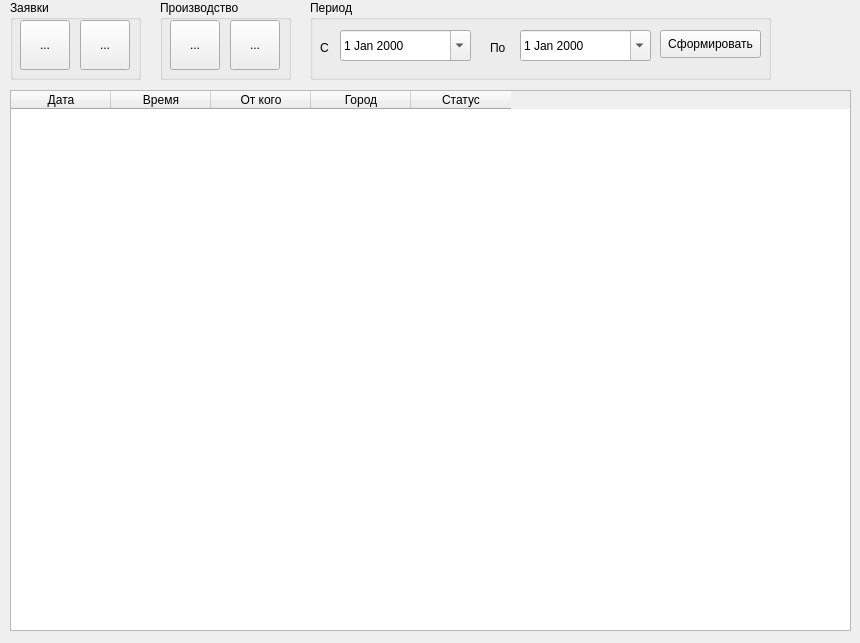
<?xml version="1.0" encoding="UTF-8"?>
<ui version="4.0">
 <class>AllOrders</class>
 <widget class="QWidget" name="AllOrders">
  <property name="geometry">
   <rect>
    <x>0</x>
    <y>0</y>
    <width>860</width>
    <height>643</height>
   </rect>
  </property>
  <property name="windowTitle">
   <string>Заявки</string>
  </property>
  <widget class="QGroupBox" name="groupBox">
   <property name="geometry">
    <rect>
     <x>10</x>
     <y>0</y>
     <width>131</width>
     <height>80</height>
    </rect>
   </property>
   <property name="title">
    <string>Заявки</string>
   </property>
   <widget class="QToolButton" name="newOrder">
    <property name="geometry">
     <rect>
      <x>10</x>
      <y>20</y>
      <width>50</width>
      <height>50</height>
     </rect>
    </property>
    <property name="text">
     <string>...</string>
    </property>
    <property name="icon">
     <iconset>
      <normaloff>venv/icons/new-product.png</normaloff>venv/icons/new-product.png</iconset>
    </property>
    <property name="iconSize">
     <size>
      <width>40</width>
      <height>40</height>
     </size>
    </property>
   </widget>
   <widget class="QToolButton" name="editOrder">
    <property name="geometry">
     <rect>
      <x>70</x>
      <y>20</y>
      <width>50</width>
      <height>50</height>
     </rect>
    </property>
    <property name="text">
     <string>...</string>
    </property>
    <property name="icon">
     <iconset>
      <normaloff>venv/icons/edit-product.png</normaloff>venv/icons/edit-product.png</iconset>
    </property>
    <property name="iconSize">
     <size>
      <width>40</width>
      <height>40</height>
     </size>
    </property>
   </widget>
  </widget>
  <widget class="QTableWidget" name="ordersTable">
   <property name="geometry">
    <rect>
     <x>10</x>
     <y>90</y>
     <width>841</width>
     <height>541</height>
    </rect>
   </property>
   <column>
    <property name="text">
     <string>Дата</string>
    </property>
   </column>
   <column>
    <property name="text">
     <string>Время</string>
    </property>
   </column>
   <column>
    <property name="text">
     <string>От кого</string>
    </property>
   </column>
   <column>
    <property name="text">
     <string>Город</string>
    </property>
   </column>
   <column>
    <property name="text">
     <string>Статус</string>
    </property>
   </column>
  </widget>
  <widget class="QGroupBox" name="groupBox_2">
   <property name="geometry">
    <rect>
     <x>160</x>
     <y>0</y>
     <width>131</width>
     <height>80</height>
    </rect>
   </property>
   <property name="title">
    <string>Производство</string>
   </property>
   <widget class="QToolButton" name="toFactory">
    <property name="geometry">
     <rect>
      <x>10</x>
      <y>20</y>
      <width>50</width>
      <height>50</height>
     </rect>
    </property>
    <property name="text">
     <string>...</string>
    </property>
    <property name="icon">
     <iconset>
      <normaloff>venv/icons/factory.png</normaloff>venv/icons/factory.png</iconset>
    </property>
    <property name="iconSize">
     <size>
      <width>50</width>
      <height>50</height>
     </size>
    </property>
   </widget>
   <widget class="QToolButton" name="stopOrder">
    <property name="geometry">
     <rect>
      <x>70</x>
      <y>20</y>
      <width>50</width>
      <height>50</height>
     </rect>
    </property>
    <property name="text">
     <string>...</string>
    </property>
    <property name="icon">
     <iconset>
      <normaloff>venv/icons/otmena.png</normaloff>venv/icons/otmena.png</iconset>
    </property>
    <property name="iconSize">
     <size>
      <width>40</width>
      <height>40</height>
     </size>
    </property>
   </widget>
  </widget>
  <widget class="QGroupBox" name="groupBox_3">
   <property name="geometry">
    <rect>
     <x>310</x>
     <y>0</y>
     <width>461</width>
     <height>80</height>
    </rect>
   </property>
   <property name="title">
    <string>Период</string>
   </property>
   <widget class="QDateEdit" name="dateEdit">
    <property name="geometry">
     <rect>
      <x>30</x>
      <y>30</y>
      <width>131</width>
      <height>31</height>
     </rect>
    </property>
    <property name="calendarPopup">
     <bool>true</bool>
    </property>
   </widget>
   <widget class="QDateEdit" name="dateEdit_2">
    <property name="geometry">
     <rect>
      <x>210</x>
      <y>30</y>
      <width>131</width>
      <height>31</height>
     </rect>
    </property>
    <property name="calendarPopup">
     <bool>true</bool>
    </property>
   </widget>
   <widget class="QLabel" name="label">
    <property name="geometry">
     <rect>
      <x>10</x>
      <y>40</y>
      <width>21</width>
      <height>16</height>
     </rect>
    </property>
    <property name="text">
     <string>С</string>
    </property>
   </widget>
   <widget class="QLabel" name="label_2">
    <property name="geometry">
     <rect>
      <x>180</x>
      <y>40</y>
      <width>21</width>
      <height>16</height>
     </rect>
    </property>
    <property name="text">
     <string>По</string>
    </property>
   </widget>
   <widget class="QPushButton" name="pushButton">
    <property name="geometry">
     <rect>
      <x>350</x>
      <y>30</y>
      <width>101</width>
      <height>28</height>
     </rect>
    </property>
    <property name="text">
     <string>Сформировать</string>
    </property>
   </widget>
  </widget>
 </widget>
 <resources/>
 <connections/>
</ui>
